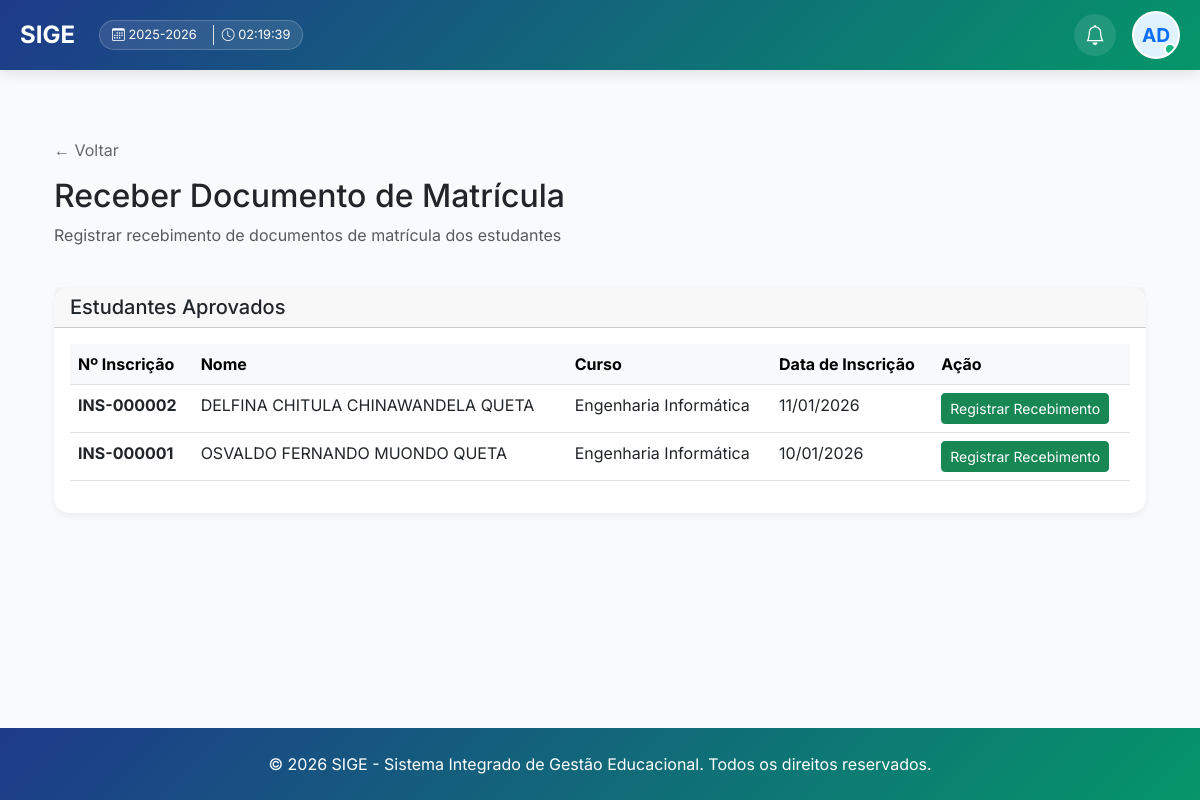
The app's page /receber-documento-matricula/ (signed in), older data.
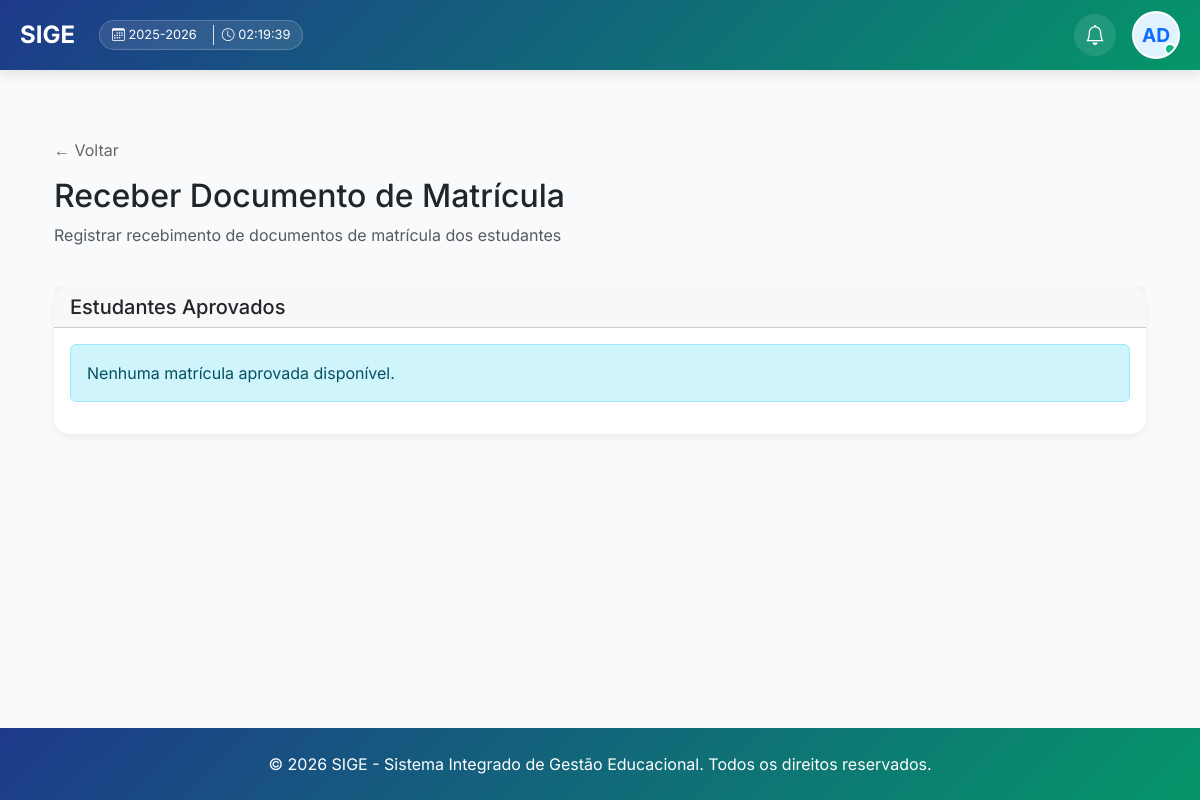
The same page, newer data.
### core/models.py (models this page shows, shortened)
class Inscricao(models.Model):
    TURNO_CHOICES = [
        ('M', 'Manhã'),
        ('T', 'Tarde'),
        ('N', 'Noite'),
    ]
    ESTADO_CIVIL_CHOICES = [
        ('S', 'Solteiro(a)'),
        ('C', 'Casado(a)'),
        ('D', 'Divorciado(a)'),
        ('V', 'Viúvo(a)'),
    ]
    numero_inscricao = models.CharField(max_length=20, unique=True, blank=True, verbose_name="Número de Inscrição")
    curso = models.ForeignKey(Curso, on_delete=models.CASCADE, related_name='inscricoes', verbose_name="Curso")
    primeiro_nome = models.CharField(max_length=50, verbose_name="Primeiro Nome", default="")
    nomes_meio = models.CharField(max_length=100, verbose_name="Nomes do Meio", blank=True, default="")
    apelido = models.CharField(max_length=50, verbose_name="Apelido", default="")
    foto = models.ImageField(upload_to='estudantes/fotos/', blank=True, null=True, verbose_name="Foto do Estudante")
    data_nascimento = models.DateField(verbose_name="Data de Nascimento")
    local_nascimento = models.CharField(max_length=200, verbose_name="Local de Nascimento", default="Luanda")
    nacionalidade = models.CharField(max_length=100, verbose_name="Nacionalidade", default="Angolana")
    bilhete_identidade = models.CharField(max_length=50, verbose_name="Número do Bilhete de Identidade")
    data_validade_bi = models.DateField(verbose_name="Data de Validade do BI", null=True, blank=True)
    sexo = models.CharField(max_length=1, choices=[('M', 'Masculino'), ('F', 'Feminino')], verbose_name="Sexo")
    estado_civil = models.CharField(max_length=1, choices=ESTADO_CIVIL_CHOICES, default='S', verbose_name="Estado Civil")
    endereco = models.TextField(verbose_name="Endereço Completo")
    telefone = models.CharField(max_length=20, verbose_name="Telefone")
    email = models.EmailField(verbose_name="Email", blank=True, null=True)
    STATUS_INSCRICAO_CHOICES = [
        ('submetida', 'Submetida'),
        ('em_analise', 'Em Análise'),
        ('aprovada', 'Aprovada'),
        ('rejeitada', 'Rejeitada'),
    ]
    status_inscricao = models.CharField(
        max_length=20,
        choices=STATUS_INSCRICAO_CHOICES,
        default='submetida',
        verbose_name="Estado da Inscrição"
    )
    user = models.ForeignKey(User, on_delete=models.SET_NULL, null=True, blank=True, verbose_name="Usuário de Acesso")
    ano_academico = models.ForeignKey(AnoAcademico, on_delete=models.SET_NULL, null=True, blank=True, verbose_name="Ano Académico")
    periodo_lectivo = models.ForeignKey(PeriodoLectivo, on_delete=models.SET_NULL, null=True, blank=True, verbose_name="Período Lectivo")
    criado_por = models.ForeignKey(User, on_delete=models.SET_NULL, null=True, blank=True, related_name='inscricoes_criadas', verbose_name="Registado por")
    arquivo_bi = models.FileField(
        upload_to='estudantes/documentos/bi/',
        blank=True,
        null=True,
        verbose_name="Cópia do BI (PDF ou Imagem)",
        help_text="Tamanho máximo: 5MB"
    )
    arquivo_certificado = models.FileField(
        upload_to='estudantes/documentos/certificados/',
        blank=True,
        null=True,
        verbose_name="Certificado/Habilitação (PDF ou Imagem)",
        help_text="Tamanho máximo: 5MB"
    )
    data_cadastro = models.DateTimeField(default=timezone.now, verbose_name="Data de Cadastro")
    status = models.CharField(max_length=20, default='Ativo', verbose_name="Status")
    matricula_bloqueada = models.BooleanField(default=False, verbose_name="Matrícula Bloqueada?")
    escola = models.ForeignKey(Escola, on_delete=models.SET_NULL, null=True, blank=True, related_name='inscricoes', verbose_name="Última Escola Frequentada")
    ano_conclusao = models.CharField(max_length=4, verbose_name="Ano de Conclusão", default="2024")
    certificados_obtidos = models.TextField(verbose_name="Certificados/Diplomas Obtidos", blank=True, default="")
    historico_escolar = models.TextField(verbose_name="Notas/Histórico Escolar", blank=True, default="")
    turno_preferencial = models.CharField(max_length=1, choices=TURNO_CHOICES, verbose_name="Turno Preferencial", default='M')
    METODO_PAGAMENTO_CHOICES = [
        ('referencia', 'Referência Bancária'),
        ('multicaixa', 'Multicaixa (Transferência/Depósito)'),
    ]
    metodo_pagamento = models.CharField(max_length=20, choices=METODO_PAGAMENTO_CHOICES, default='multicaixa', verbose_name="Método de Pagamento")
    comprovativo_pagamento = models.FileField(upload_to='estudantes/pagamentos/', blank=True, null=True, verbose_name="Comprovativo de Pagamento")
    hash_seguranca = models.CharField(max_length=64, blank=True, editable=False, verbose_name="Hash de Segurança")
    numero_comprovante = models.CharField(max_length=100, verbose_name="Número do Comprovante/Boleto", blank=True)
    responsavel_financeiro_nome = models.CharField(max_length=200, verbose_name="Nome do Responsável Financeiro", blank=True)
    responsavel_financeiro_telefone = models.CharField(max_length=20, verbose_name="Telefone do Responsável Financeiro", blank=True)
    responsavel_financeiro_relacao = models.CharField(max_length=100, verbose_name="Relação com o Estudante", blank=True)
    responsavel_legal_nome = models.CharField(max_length=200, blank=True, verbose_name="Nome do Contacto")
    responsavel_legal_vinculo = models.CharField(max_length=100, blank=True, verbose_name="Grau/Vínculo")
    responsavel_legal_telefone = models.CharField(max_length=20, blank=True, verbose_name="Telefone")
    responsavel_pedagogico_nome = models.CharField(max_length=200, blank=True, verbose_name="Nome do Responsável Pedagógico")
    responsavel_pedagogico_vinculo = models.CharField(max_length=100, blank=True, verbose_name="Grau/Vínculo Pedagógico")
    responsavel_pedagogico_telefone = models.CharField(max_length=20, blank=True, verbose_name="Telefone Pedagógico")
    receber_emails_sistema = models.BooleanField(default=True, verbose_name="Deseja receber emails do sistema?")
    nota_teste = models.DecimalField(
        max_digits=4,
        decimal_places=2,
        null=True,
        blank=True,
        validators=[MinValueValidator(0.00), MaxValueValidator(20.00)],
        verbose_name="Nota do Teste (0-20)"
    )
    aprovado = models.BooleanField(default=False, verbose_name="Aprovado")
    data_inscricao = models.DateTimeField(auto_now_add=True, verbose_name="Data de Inscrição")
    data_resultado = models.DateTimeField(null=True, blank=True, verbose_name="Data do Resultado")
    class Meta:
        verbose_name = "Inscrição"
        verbose_name_plural = "Inscrições"
        ordering = ['-data_inscricao']
    @property
    def nome_completo(self):
        nomes = [self.primeiro_nome, self.nomes_meio, self.apelido]
        return " ".join(filter(None, nomes))

class Curso(models.Model):
    GRAU_CHOICES = [
        ('licenciatura', 'Licenciatura'),
        ('mestrado', 'Mestrado'),
        ('doutoramento', 'Doutoramento'),
        ('especialidade', 'Especialidade'),
    ]
    REGIME_CHOICES = [
        ('diurno', 'Diurno'),
        ('pos-laboral', 'Pós-Laboral'),
    ]
    MODALIDADE_CHOICES = [
        ('presencial', 'Presencial'),
        ('semipresencial', 'Semipresencial'),
        ('ead', 'EAD'),
    ]
    DURACAO_CHOICES = [
        (3, '3 meses'),
        (6, '6 meses'),
        (12, '1 ano'),
        (24, '2 anos'),
        (36, '3 anos'),
        (48, '4 anos'),
        (60, '5 anos'),
    ]
    codigo = models.CharField(max_length=50, unique=True, default="CURSO", verbose_name="Código do Curso")
    nome = models.CharField(max_length=200, verbose_name="Nome do Curso")
    grau = models.CharField(max_length=20, choices=GRAU_CHOICES, default='licenciatura', verbose_name="Grau")
    regime = models.CharField(max_length=20, choices=REGIME_CHOICES, default='diurno', verbose_name="Regime")
    modalidade = models.CharField(max_length=20, choices=MODALIDADE_CHOICES, default='presencial', verbose_name="Modalidade")
    descricao = models.TextField(blank=True, verbose_name="Descrição")
    vagas = models.PositiveIntegerField(verbose_name="Número de Vagas")
    duracao_meses = models.PositiveIntegerField(
        choices=DURACAO_CHOICES,
        default=12,
        verbose_name="Duração"
    )
    nota_minima = models.DecimalField(
        max_digits=4,
        decimal_places=2,
        default=10.00,
        validators=[MinValueValidator(10.00), MaxValueValidator(20.00)],
        verbose_name="Nota Mínima para Aprovação"
    )
    requer_prerequisitos = models.BooleanField(default=False, verbose_name="Requer Pré-requisitos")
    ativo = models.BooleanField(default=True, verbose_name="Ativo")
    data_criacao = models.DateTimeField(auto_now_add=True)
    data_atualizacao = models.DateTimeField(auto_now=True)
    class Meta:
        verbose_name = "Curso"
        verbose_name_plural = "Cursos"
        ordering = ['nome']

### core/views.py (the view, shortened to what this page needs)
# urls.py: path('receber-documento-matricula/', views.receber_documento_matricula, name='receber_documento_matricula'),
@login_required
def receber_documento_matricula(request):
    inscricoes_aprovadas = Inscricao.objects.filter(aprovado=True).select_related('curso')
    context = {'inscricoes': inscricoes_aprovadas}
    return render(request, 'core/receber_documento_matricula_view.html', context)

### core/context_processors.py (called while the page is built)
def subscricao_context(request):
    if not request.user.is_authenticated:
        return {}
    subscricao = Subscricao.objects.filter(estado__in=['ativo', 'teste']).first()
    return {'subscricao': subscricao}

def global_academic_context(request):
    config = ConfiguracaoEscola.objects.first()
    context = {
        'config': config
    }
    if request.user.is_authenticated:
        ano_atual = AnoAcademico.objects.filter(ano_atual=True).first()
        semestre_atual = None
        if ano_atual:
            semestre_atual = ano_atual.semestres.filter(ativo=True).first()
        perfil = PerfilUsuario.objects.filter(user=request.user).first()
        context.update({
            'ano_atual': ano_atual,
            'semestre_atual': semestre_atual,
            'user_perfil': perfil
        })
    return context

### core/models.py (called while the page is built)
    def __str__(self):
        return self.codigo

### core/templates/core/receber_documento_matricula_view.html (shortened to what this page needs)
{% extends 'core/base.html' %}
{% block content %}
<div class="container my-5">
    <a href="{% url 'matricula' %}" style="text-decoration: none; color: #666; margin-bottom: 15px; display: inline-block;">← Voltar</a>
    <div class="row mb-4">
        <div class="col-md-12">
            <h2>Receber Documento de Matrícula</h2>
            <p class="text-muted">Registrar recebimento de documentos de matrícula dos estudantes</p>
        </div>
    </div>
    <div class="card">
        <div class="card-header">
            <h5 class="mb-0">Estudantes Aprovados</h5>
        </div>
        <div class="card-body">
            {% if inscricoes %}
                <div class="table-responsive">
                    <table class="table table-hover">
                        <thead class="table-light">
                            <tr>
                                <th>Nº Inscrição</th>
                                <th>Nome</th>
                                <th>Curso</th>
                                <th>Data de Inscrição</th>
                                <th>Ação</th>
                            </tr>
                        </thead>
                        <tbody>
                            {% for inscricao in inscricoes %}
                                <tr>
                                    <td><strong>{{ inscricao.numero_inscricao }}</strong></td>
                                    <td>{{ inscricao.nome_completo }}</td>
                                    <td>{{ inscricao.curso.nome }}</td>
                                    <td>{{ inscricao.data_inscricao|date:"d/m/Y" }}</td>
                                    <td>
                                        <form method="POST" style="display: inline;">
                                            <button type="submit" class="btn btn-sm btn-success">
                                                Registrar Recebimento
                                            </button>
                                        </form>
                                    </td>
                                </tr>
                            {% endfor %}
                        </tbody>
                    </table>
                </div>
            {% else %}
                <div class="alert alert-info">
                    <p class="mb-0">Nenhuma matrícula aprovada disponível.</p>
                </div>
            {% endif %}
        </div>
    </div>
</div>
{% endblock %}

Row changes from the older to the newer data that the page shows:
no longer on this page (row edited): Inscricao: numero_inscricao "INS-000002", nome_completo "DELFINA CHITULA CHINAWANDELA QUETA", curso.nome "Engenharia Informática", data_inscricao "11/01/2026"
no longer on this page (row edited): Inscricao: numero_inscricao "INS-000001", nome_completo "OSVALDO FERNANDO MUONDO QUETA", curso.nome "Engenharia Informática", data_inscricao "10/01/2026"
Text that changed along with them:
text no longer shown: "Nº Inscrição Nome Curso Data de Inscrição Ação"
text now shown: "Nenhuma matrícula aprovada disponível."
